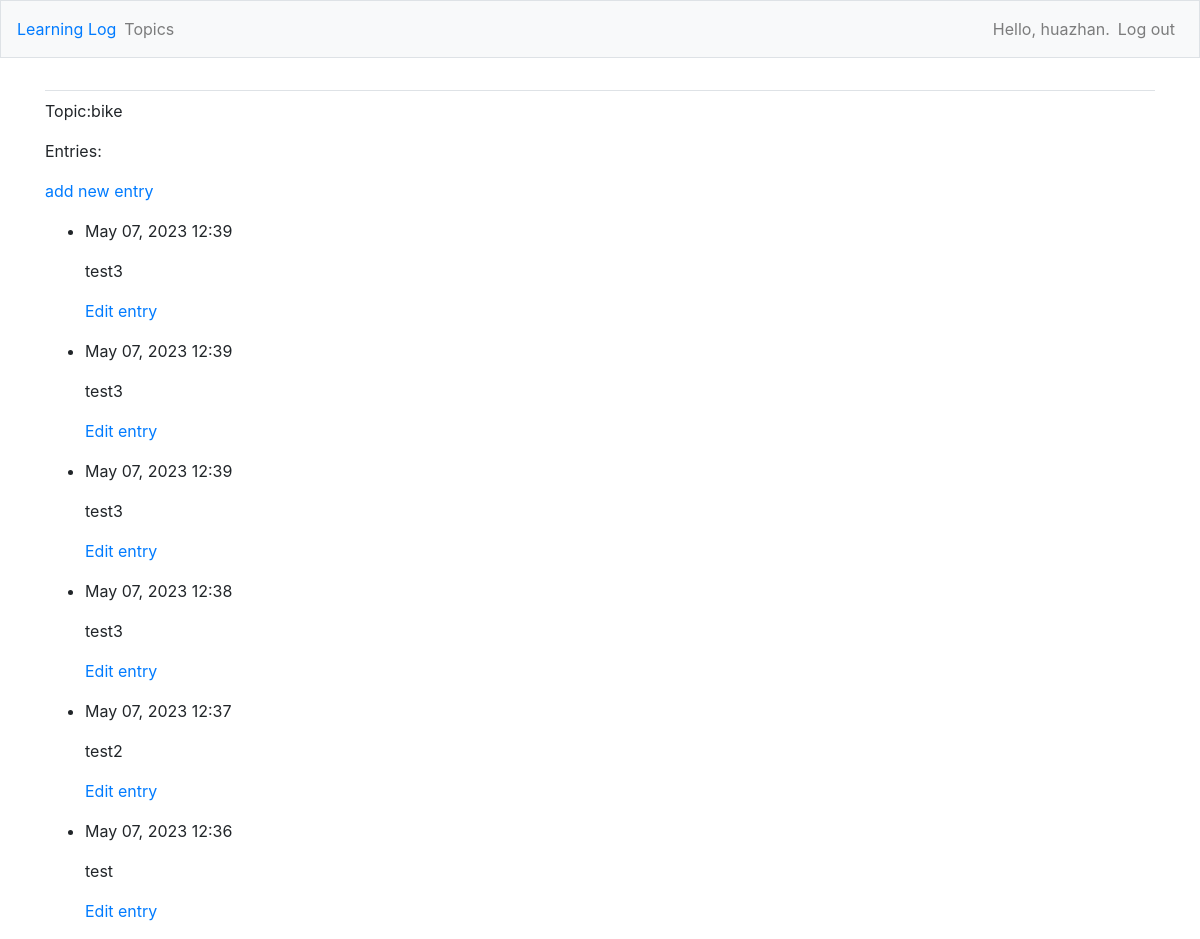
The page /topics/3/ (signed in) on the database its author committed.
### learning_logs/models.py (models this page shows, shortened)
class Topic(models.Model):
    text = models.CharField(max_length=200)
    data_added = models.DateTimeField(auto_now_add=True)
    owner = models.ForeignKey(User, on_delete=models.CASCADE)
    def __str__(self):
        return self.text

class Entry(models.Model):
    topic = models.ForeignKey(Topic,on_delete=models.CASCADE)
    text = models.TextField()
    date_added = models.DateTimeField(auto_now_add=True)
    class Meta:
        verbose_name_plural = 'entries'

### learning_logs/views.py (the view)
# urls.py: path('topics/<int:topic_id>/', views.topic, name='topic'),
@login_required
def topic(request, topic_id):
    topic = Topic.objects.get(id=topic_id)
    if topic.owner != request.user:
        raise Http404
    entries = topic.entry_set.order_by('-date_added')
    context = {'topic': topic, 'entries': entries}
    return render(request, 'learning_logs/topic.html', context)

### learning_logs/templates/learning_logs/topic.html
{% extends 'learning_logs/base.html' %}
{% block content %}
    <p>Topic:{{topic}}</p>
    <p>Entries:</p>
    <p>
        <a href="{% url 'learning_logs:new_entry' topic.id %}">add new entry</a>
    </p>
    <ul>
    {% for entry in entries %}
        <li>
            <p>{{ entry.date_added|date:'M d, Y H:i' }}</p>
            <p>{{ entry.text|linebreaks }}</p>
            <p>
                <a href="{% url 'learning_logs:edit_entry' entry.id %}">Edit entry</a>
            </p>
        </li>
    {% empty %}
        <li>
            There are no entries for this topic yet
        </li>
    {% endfor %}
    </ul>
{% endblock content %}

### learning_logs/templates/learning_logs/base.html (shortened to what this page needs)
{% load bootstrap4 %}
<!doctype html>
<html lang="en">
<head>
    {% bootstrap_css %}
</head>
<body>
    <nav class="navbar navbar-expand-md navbar-light bg-light mb-4 border">
        <a class="navbar_brand" href="{% url 'learning_logs:index' %}">
            Learning Log</a>
        <div class="collapse navbar-collapse" id="navbarCollapse">
            <ul class="navbar-nav mr-auto">
                <li class="nav-item">
                    <a class="nav-link" href="{% url 'learning_logs:topics' %}">
                        Topics</a></li>
            </ul>
            <ul class="navbar-nav ml-auto">
                {% if user.is_authenticated %}
                    <li class="nav_item">
                        <span class="navbar-text">Hello, {{user.username}}.</span>
                    </li>
                    <li class="nav_item">
                        <a class="nav-link" href="{% url 'users:logout' %}">Log out</a>
                    </li>
                {% else %}
                    <li class="nav_item">
                        <a class="nav-link" href="{% url 'users:register' %}">Register</a>
                    </li>
                    <li class="nav_item">
                        <a class="nav-link" href="{% url 'users:login' %}">Log in</a></li>
                {% endif %}
            </ul>
        </div>
    </nav>
    <main role="main" class="container">
        <div class="pb-2 mb-2 border-bottom">
        </div>
        <div>
            {% block content %}{% endblock content %}
        </div>
    </main>
</body>
</html>

### rows shown on the page
Topic: text "bike"
Entry: date_added "May 07, 2023 12:39", text "test3"
Entry: date_added "May 07, 2023 12:39", text "test3"
Entry: date_added "May 07, 2023 12:39", text "test3"
Entry: date_added "May 07, 2023 12:38", text "test3"
Entry: date_added "May 07, 2023 12:37", text "test2"
Entry: date_added "May 07, 2023 12:36", text "test"

### other values the page prints
{{ user.username }} "huazhan"
